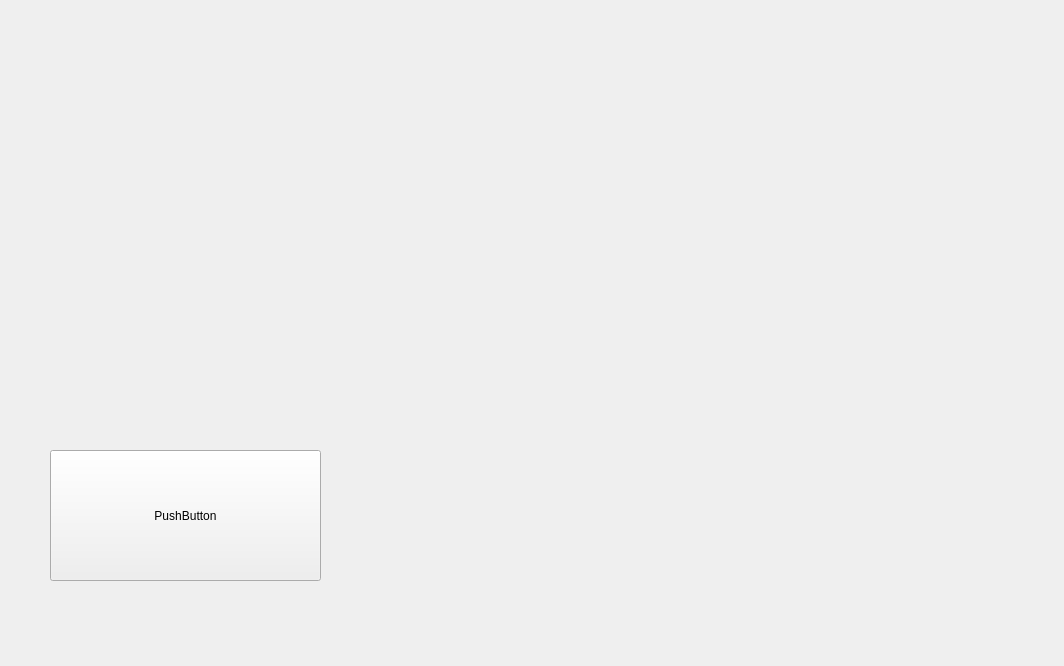
<?xml version="1.0" encoding="UTF-8"?>
<ui version="4.0">
 <class>RangeImageWidget</class>
 <widget class="QWidget" name="RangeImageWidget">
  <property name="geometry">
   <rect>
    <x>0</x>
    <y>0</y>
    <width>1064</width>
    <height>666</height>
   </rect>
  </property>
  <property name="windowTitle">
   <string>Form</string>
  </property>
  <widget class="QPushButton" name="pushButton">
   <property name="geometry">
    <rect>
     <x>50</x>
     <y>450</y>
     <width>271</width>
     <height>131</height>
    </rect>
   </property>
   <property name="text">
    <string>PushButton</string>
   </property>
  </widget>
  <widget class="QVTKWidget" name="qvtkWidget">
   <property name="geometry">
    <rect>
     <x>10</x>
     <y>0</y>
     <width>971</width>
     <height>441</height>
    </rect>
   </property>
  </widget>
 </widget>
 <customwidgets>
  <customwidget>
   <class>QVTKWidget</class>
   <extends>QWidget</extends>
   <header>QVTKWidget.h</header>
  </customwidget>
 </customwidgets>
 <resources/>
 <connections/>
</ui>
